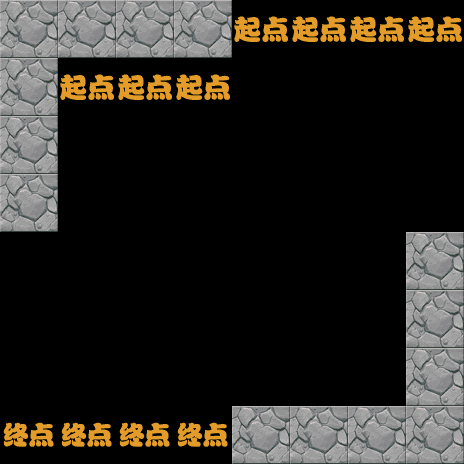

Below is a game level as drawn by its tile map, then a one-line description and the .tmx that defines it (tile-layer data replaced by summaries):
An orthogonal 8x8 tile map with 58x58 px tiles, 8 tile layers (1-layer, 2-layer, 3-layer, 4-layer, ...).

<map version="1.0" orientation="orthogonal" renderorder="right-down" width="8" height="8" tilewidth="58" tileheight="58">
 <tileset firstgid="1" name="backgroundBlock" tilewidth="58" tileheight="58">
  <image source="backgroundBlock.png" width="348" height="870" />
 </tileset>
 <layer name="1-layer" width="8" height="8">
  <data>[64 cells, 47 non-empty, 1 distinct tile ids]</data>
 </layer>
 <layer name="2-layer" width="8" height="8">
  <data>[64 cells, 58 non-empty, 1 distinct tile ids]</data>
 </layer>
 <layer name="3-layer" width="8" height="8">
  <data>[64 cells, 43 non-empty, 1 distinct tile ids]</data>
 </layer>
 <layer name="4-layer" width="8" height="8">
  <data>[64 cells, 55 non-empty, 1 distinct tile ids]</data>
 </layer>
 <layer name="5-layer" width="8" height="8">
  <data>[64 cells, 57 non-empty, 1 distinct tile ids]</data>
 </layer>
 <layer name="6-layer" width="8" height="8">
  <data>[64 cells, 55 non-empty, 2 distinct tile ids]</data>
 </layer>
 <layer name="7-layer" width="8" height="8">
  <data>[64 cells, 63 non-empty, 1 distinct tile ids]</data>
 </layer>
 <layer name="8-layer" width="8" height="8">
  <data>[64 cells, 63 non-empty, 3 distinct tile ids]</data>
 </layer>
</map>
